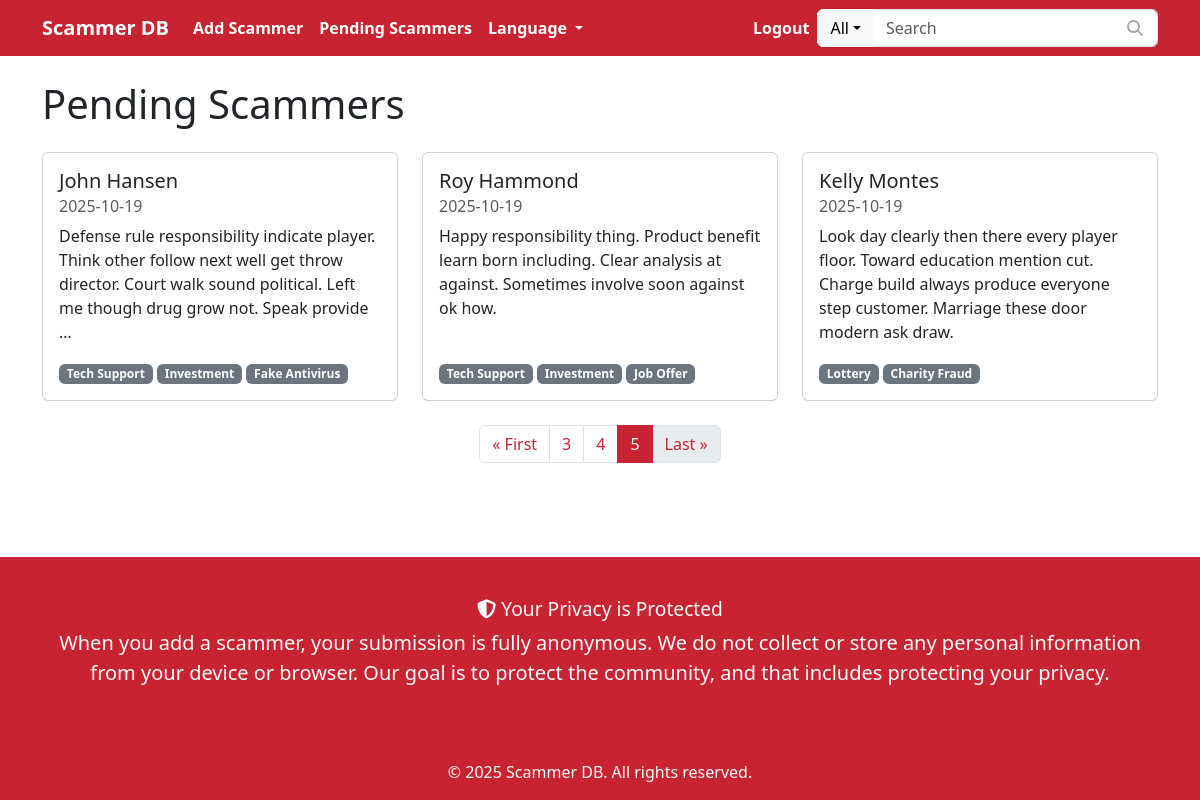
Page /en/pending/?page=5 (signed in) on the committed database.
### scammers/models.py (models this page shows, shortened)
class Scammer(models.Model):
    STATUS_CHOICES = [
        ('pending', 'Pending'),
        ('approved', 'Approved'),
        ('rejected', 'Rejected'),
    ]
    status = models.CharField(max_length=10, choices=STATUS_CHOICES, default='pending')
    description = models.TextField(blank=True, null=True)
    created_at = models.DateTimeField(auto_now_add=True)
    approved_at = models.DateTimeField(null=True, blank=True)
    tags = models.ManyToManyField('Tag', blank=True)
    related_scammers = models.ManyToManyField('self', blank=True)

class ScammerName(models.Model):
    scammer = models.ForeignKey(Scammer, related_name='names', on_delete=models.CASCADE)
    name = models.CharField(max_length=255, blank=True, null=True)

class Tag(models.Model):
    name = models.CharField(max_length=100, unique=True)

### scammers/views.py (the view)
# urls.py: path('pending/', views.pending_scammers, name='pending_scammers'),
@staff_member_required
def pending_scammers(request):
    scammers_list = Scammer.objects.filter(status='pending').order_by('-created_at')
    paginator = Paginator(scammers_list, 12) # 12 items per page
    page_number = request.GET.get('page')
    page_obj = paginator.get_page(page_number)
    window_size = 1
    current_page = page_obj.number
    total_pages = paginator.num_pages
    start = max(current_page - window_size, 1)
    end = min(current_page + window_size, total_pages)
    if start == 1:
        end = min(start + (window_size * 2), total_pages)
    if end == total_pages:
        start = max(end - (window_size * 2), 1)
    page_numbers = range(start, end + 1)
    context = {
        'page_obj': page_obj,
        'page_numbers': page_numbers,
    }
    return render(request, 'scammers/pending_scammer_list.html', context)

### scammer_database/context_processors.py (called while the page is built)
def settings_context(request):
    return {'settings': settings}

### scammers/templates/scammers/pending_scammer_list.html (shortened to what this page needs)
{% extends 'scammers/base.html' %}
{% load i18n %}
{% block content %}
<div class="d-flex justify-content-between align-items-center mb-3">
    <h1>{% trans "Pending Scammers" %}</h1>
</div>
<div class="row">
    {% for scammer in page_obj %}
        <div class="col-md-6 col-lg-4 mb-4">
            <div class="card h-100">
                <div class="card-body d-flex flex-column">
                    <h5 class="card-title">{{ scammer.names.first.name|default:"(No Name)" }}</h5>
                    <h6 class="card-subtitle mb-2 text-muted">{{ scammer.created_at|date:"Y-m-d" }}</h6>
                    <p class="card-text">{{ scammer.description|truncatewords:25 }}</p>
                    <div class="mt-auto">
                        {% for tag in scammer.tags.all|slice:":5" %}
                            <span class="badge bg-secondary">{{ tag.name }}</span>
                        {% endfor %}
                    </div>
                </div>
            </div>
        </div>
    {% empty %}
        <div class="col">
            <div class="card p-3">
                <p class="mb-0">{% trans "No pending scammers." %}</p>
            </div>
        </div>
    {% endfor %}
</div>
{% if page_obj.paginator.num_pages > 1 %}
    <nav aria-label="Page navigation">
        <ul class="pagination justify-content-center">
            {% if page_obj.number > 1 %}
                <li class="page-item">
                    <a class="page-link" href="?page=1">&laquo; {% trans "First" %}</a>
                </li>
            {% else %}
                <li class="page-item disabled">
                    <a class="page-link" href="#" tabindex="-1" aria-disabled="True">&laquo; {% trans "First" %}</a>
                </li>
            {% endif %}
            {% for i in page_numbers %}
                {% if i == page_obj.number %}
                    <li class="page-item active" aria-current="page">
                        <a class="page-link" href="#">{{ i }}</a>
                    </li>
                {% else %}
                    <li class="page-item">
                        <a class="page-link" href="?page={{ i }}">{{ i }}</a>
                    </li>
                {% endif %}
            {% endfor %}
            {% if page_obj.number < page_obj.paginator.num_pages %}
                <li class="page-item">
                    <a class="page-link" href="?page={{ page_obj.paginator.num_pages }}">{% trans "Last" %} &raquo;</a>
                </li>
            {% else %}
                <li class="page-item disabled">
                    <a class="page-link" href="#" tabindex="-1" aria-disabled="True">{% trans "Last" %} &raquo;</a>
                </li>
            {% endif %}
        </ul>
    </nav>
{% endif %}
{% endblock %}

### static/css/custom.css (style rules this page uses)
html { height: 100%; }
body { background-color: #c82333; display: flex; flex-direction: column; min-height: 100vh; margin: 0; padding: 0; padding-top: env(safe-area-inset-top); padding-bottom: env(safe-area-inset-bottom); padding-left: env(safe-area-inset-left); padding-right: env(safe-area-inset-right); }
.pagination .page-item.active .page-link { background-color: #c82333; border-color: #c82333; color: #fff; }
.pagination .page-link { color: #c82333; }

### rows in the picture
Scammer: names.first.name "John Hansen", created_at "2025-10-19", description "Defense rule responsibility indicate player. Think other follow next well get throw director. Court walk sound political. Left me though drug grow not. Speak provide …"
Tag: name "Tech Support"
Tag: name "Investment"
Tag: name "Fake Antivirus"
Scammer: names.first.name "Roy Hammond", created_at "2025-10-19", description "Happy responsibility thing. Product benefit learn born including. Clear analysis at against. Sometimes involve soon against ok how."
Tag: name "Job Offer"
Scammer: names.first.name "Kelly Montes", created_at "2025-10-19", description "Look day clearly then there every player floor. Toward education mention cut. Charge build always produce everyone step customer. Marriage these door modern ask draw."
Tag: name "Lottery"
Tag: name "Charity Fraud"

### other values in the picture
{{ i }} "3" "4"
{{ i }} "5"
